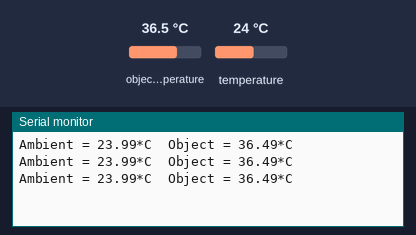
A sketch run on a simulated ESP32. On the bench: the last lines printed to the serial monitor. Inputs (shaded band) come from the test bench; at power-on: object temperature 36.5 °C, temperature 24 °C.

Above: at 1.3 s.
1.4 s: object temperature set to 20 °C
At 1.9 s:
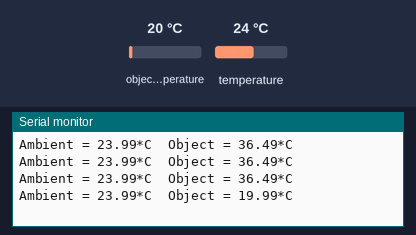
2.9 s: temperature set to 12 °C
At 3.4 s:
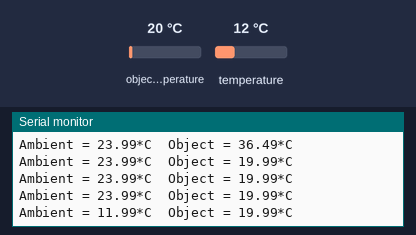
4.4 s: object temperature set to 26 °C
At 4.9 s:
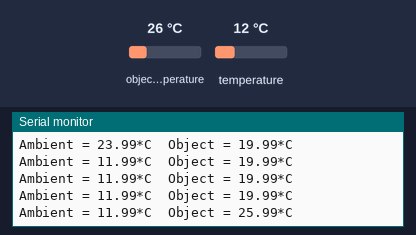
Timing chart, 0 to 7.4 s (numbered marks = the images above; inputs shaded):
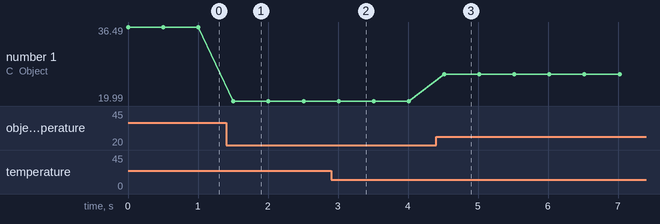

Measured:
- after the input at 1.4 s, the serial monitor: prints a new line after 0.10 s (image 1)
- after the input at 2.9 s, the serial monitor: prints a new line after 0.11 s (image 2)
- after the input at 4.4 s, the serial monitor: prints a new line after 0.11 s (image 3)
- plotted number 1: 36.49 → 19.99 after the input at 1.4 s, 19.99 → 25.99 after the input at 4.4 s

The sketch:

mlx90614.ino
```cpp
#include <Wire.h>
#include <Adafruit_MLX90614.h>

Adafruit_MLX90614 mlx = Adafruit_MLX90614();

void setup() {
  Serial.begin(115200);
  Wire.begin(21, 22);
  mlx.begin();
}

void loop() {
  Serial.print("Ambient = "); Serial.print(mlx.readAmbientTempC());
  Serial.print("*C\tObject = "); Serial.print(mlx.readObjectTempC()); Serial.print("*C");
  Serial.println();
  delay(500);
}
```
